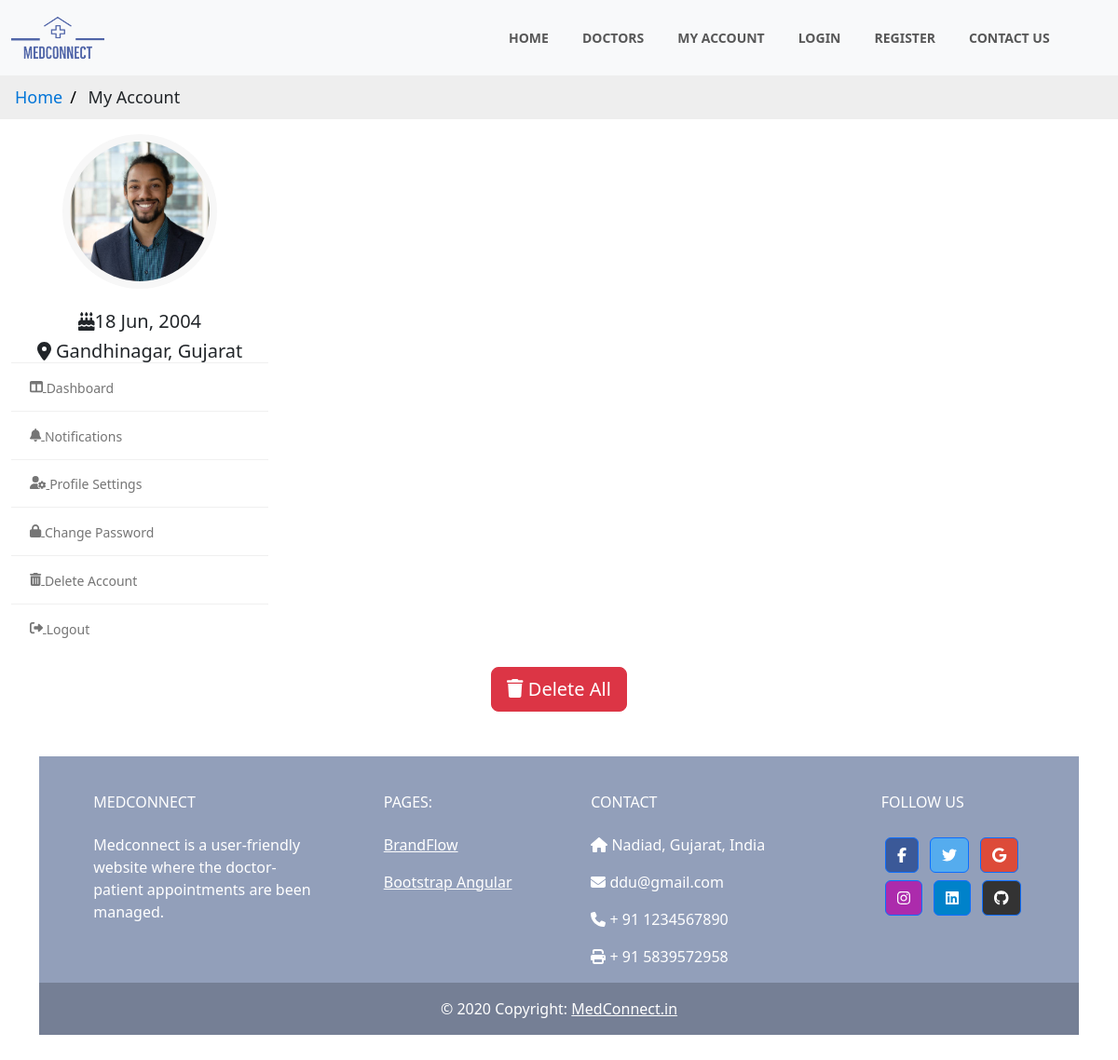
/patient/patient-notifications/ (signed in), run on the app's committed database.
### accounts/models.py (models this page shows, shortened)
class Patient(models.Model):
    user = models.OneToOneField(CustomUser, on_delete=models.CASCADE, primary_key=True)
    patient_addr = models.ForeignKey(Address, on_delete=models.CASCADE)
    date_of_birth = models.DateField()
    blood_group = models.CharField(max_length=5)
    profile_img = models.ImageField(upload_to="patient_profile_images", default='patient_profile_images/default.png')

class Address(models.Model):
    street = models.CharField(max_length=255)
    city = models.CharField(max_length=255)
    state = models.CharField(max_length=255)

### patient/views.py (the view)
# urls.py: path('patient-notifications/',views.patient_notifications,name='patient_notifications'),
@login_required(login_url='/login/')
def patient_notifications(request):
    cuser=request.user
    if request.method=="POST":
        notification=Notifications.objects.filter(user_id=cuser.id)
        notification.delete()
    patient=Patient.objects.get(user_id=cuser.id)
    address=Address.objects.get(id=patient.patient_addr_id)
    notification=Notifications.objects.filter(user_id=cuser.id)
    context={
        'user':cuser,
        'patient':patient,
        'address':address,
        'notification':notification,
        }
    return render(request,'patient/patient_notifications.html',context)

### templates/patient/patient_notifications.html (shortened to what this page needs)
{%extends 'patient/myaccount_base.html'%}
{%block main%}
            <center>
                <form method="post">
                <button type="submit" class="btn btn-danger btn-lg mt-3">
                    <i class="fa fa-trash"></i>  Delete All</button>
                </form>
            </center>
{% endblock %}

### templates/patient/myaccount_base.html (shortened to what this page needs)
{% extends 'patient/base.html' %}
{% load static %}
{% block content %}
<ul class="breadcrumb">
    <li><a href="/patient/">Home</a></li>
    <li>My Account</li>
  </ul>
<div class="content">
  <div class="container-fluid">
    <div class="row">
        <div class="col-md-5 col-lg-4 col-xl-3 theiaStickySidebar">
            <div class="profile-sidebar">
            <div class="widget-profile pro-widget-content">
                <div class="profile-info-widget">
                <a href="#" class="booking-doc-img">
                    <img src="/media/{{patient.profile_img}}" alt="User Image" style="width: 150px; height: 150px; object-fit: cover;">
                </a>
                <div class="profile-det-info">
                    <div class="patient-details">
                    <h5><i class="fas fa-birthday-cake"></i>{{patient.date_of_birth | date:"d M, Y"}}</h5>
                    <h5 class="mb-0"><i class="fas fa-map-marker-alt"></i> {{address.city}}, {{address.state}}</h5>
                    </div>
                </div>
                </div>
            </div>
            <div class="dashboard-widget">
                <nav class="dashboard-menu">
                <ul type="none">
                    <li>
                    <a href="/patient/myaccount/">
                        <i class="fas fa-columns"></i>
                        <span>Dashboard</span>
                    </a>
                    </li>
                    <li>
                    <a href="/patient/patient-notifications/">
                        <i class="fas fa-bell"></i>
                        <span>Notifications</span>
                    </a>
                    </li>
                    <li>
                    <a href="/patient/patient-settings/">
                        <i class="fas fa-user-cog"></i>
                        <span>Profile Settings</span>
                    </a>
                    </li>
                    <li>
                    <a href="/patient/patient-change-password/">
                        <i class="fas fa-lock"></i>
                        <span>Change Password</span>
                    </a>
                    </li>
                    <li>
                    <a href="/patient/delete-account/">
                        <i class="fas fa-trash-can"></i>
                        <span>Delete Account</span>
                    </a>
                    </li>
                    <li>
                    <a href="/logout/">
                        <i class="fas fa-sign-out-alt"></i>
                        <span>Logout</span>
                    </a>
                    </li>
                </ul>
                </nav>
            </div>
            </div>
        </div>
        {%block main%}
        {%endblock%}
        </div>
    </div>
</div>
{%endblock%}

### static/styles/style.css (style rules this page uses)
body { font-family: 'Dosis', sans-serif; font-family: 'Open Sans', sans-serif; font-size: 14px; line-height: 1.42857143; color: #f0f0f0; overflow-x: hidden; }
ul.breadcrumb { padding: 10px 16px; list-style: none; background-color: #eee; }
ul.breadcrumb li { display: inline; font-size: 18px; }
ul.breadcrumb li+li:before { padding: 8px; color: black; content: "/\00a0"; }
ul.breadcrumb li a { color: #0275d8; text-decoration: none; }
.widget-profile { background-color: #fff; border-bottom: 1px solid #f0f0f0; }
.widget-profile .profile-info-widget { display: block; text-align: center; }
.widget-profile .profile-info-widget .booking-doc-img { display: inline-block; margin: 0 0 15px; width: auto; padding: 8px; background-color: #f7f7f7; border-radius: 50%; }
.widget-profile .profile-info-widget .booking-doc-img img { border-radius: 50%; height: 120px; width: 120px; }
.dashboard-menu ul { color: #757575; font-size: 14px; line-height: 17px; list-style: none; margin: 0; padding: 0; text-transform: capitalize; }
.dashboard-menu ul li { line-height: inherit; }
.dashboard-menu > ul > li { border-bottom:1px solid #f0f0f0; position: relative; }
.dashboard-menu > ul > li:last-child { border-bottom: 0; }
.dashboard-menu ul li a span, .dashboard-menu ul li a i { display: inline-block; vertical-align: middle; }
.dashboard-menu > ul > li > a { color: #757575; display: block; padding: 16px 20px; }

### data on the page
Patient: profile_img (picture), date_of_birth "18 Jun, 2004"
Address: city "Gandhinagar", state "Gujarat"
